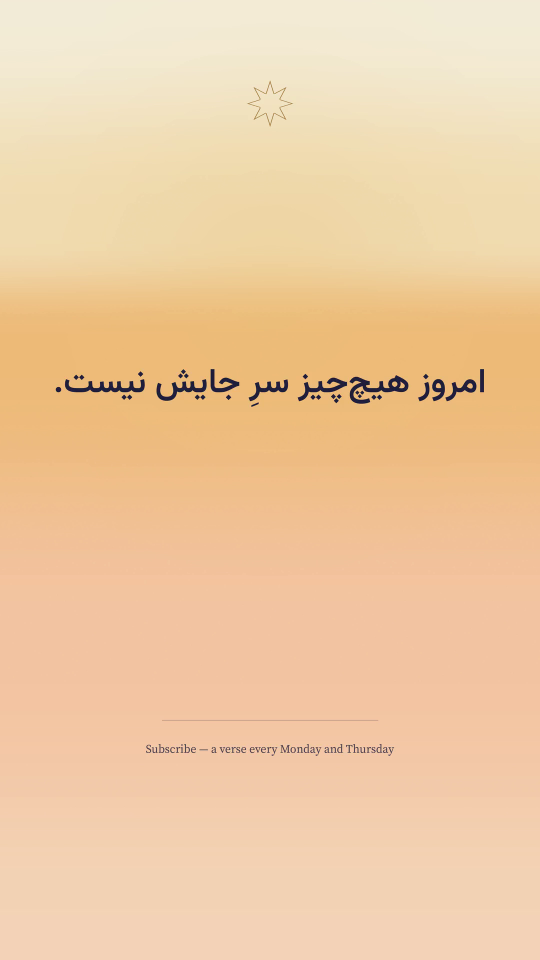
#> input picture social/.gate/hafez-018/t1.0.png, 1080 x 1920 px (shown at 1/2 size)
$ python -i hamdam_render.py   (imports and definitions only)
#> lines starting #> are read from the running program, lines starting #| are printed output that depends on the picture
# -*- coding: utf-8 -*-
"""Hamdam verse cards - 4 layout families x 5 palettes, deterministic by date."""
import math, random
from PIL import Image, ImageDraw, ImageFont, ImageFilter, features
# [1 line not run here, left out]

S=2; W,H=1080*S,1350*S
FZ='/tmp/fonts/vazirmatn/fonts/ttf/'
SS='/tmp/fonts/sourceserif/source-serif-4.005_Desktop/OTF/'

def hx(h): h=h.lstrip('#'); return tuple(int(h[i:i+2],16) for i in (0,2,4))
def lerp(a,b,t): return tuple(round(a[i]+(b[i]-a[i])*t) for i in range(3))
def ease(t): return t*t*t*(t*(t*6-15)+10)

# ---- brand tokens ----
NIGHT,DUSK,FIRSTLIGHT,DAWN=hx('141430'),hx('2A2140'),hx('5A3A4A'),hx('C77E4E')
EMBER,SAFFRON,NIGHTGOLD,CREAM=hx('D07B3F'),hx('E8B04B'),hx('F0C878'),hx('F4EDD8')
INK_D,SOFT=hx('241E15'),hx('574A38'); TN=(244,237,216)
LAPIS,TEAL,ROSE=hx('1B3A5C'),hx('1F4E4A'),hx('7A3B47')

PALETTES={
 'dawn':   dict(stops=[(0,NIGHT),(.3,DUSK),(.52,FIRSTLIGHT),(.7,DAWN),(.84,lerp(EMBER,SAFFRON,.55)),(.93,lerp(SAFFRON,NIGHTGOLD,.6)),(1,lerp(NIGHTGOLD,CREAM,.5))],
           ink=TN, accent=lerp(TN,NIGHTGOLD,.55), stars=70, dark=True),
 'night':  dict(stops=[(0,hx('0B0B1E')),(.5,NIGHT),(1,lerp(DUSK,LAPIS,.35))],
           ink=lerp(TN,NIGHTGOLD,.30), accent=NIGHTGOLD, stars=150, dark=True),
 'morning':dict(stops=[(0,hx('FBF7EC')),(.55,CREAM),(1,lerp(CREAM,hx('F2C9A0'),.55))],
           ink=INK_D, accent=lerp(EMBER,INK_D,.25), stars=0, dark=False),
 'dusk':   dict(stops=[(0,lerp(DUSK,LAPIS,.25)),(.45,FIRSTLIGHT),(.8,lerp(FIRSTLIGHT,EMBER,.6)),(1,lerp(EMBER,SAFFRON,.45))],
           ink=TN, accent=lerp(TN,NIGHTGOLD,.5), stars=35, dark=True),
 'garden': dict(stops=[(0,hx('102E2C')),(.5,TEAL),(1,lerp(TEAL,SAFFRON,.30))],
           ink=lerp(TN,hx('CFE6D8'),.35), accent=lerp(SAFFRON,CREAM,.35), stars=60, dark=True),
}
LAYOUTS=['sky','panel','rule','nocturne']

# [30 lines left out: functions gradient, starfield, glow, shamseh, not called in this run]

def fa(draw,xy,t,f,fill,anchor='mm'):
    draw.text(xy,t,font=f,fill=fill,anchor=anchor,direction='rtl',language='fa',features=['kern','liga'])

# [161 lines left out: functions wrap, fit_fa, render, _slide_base, not called in this run]

def _finish(img,out):
    nz=Image.effect_noise((W,H),14).convert('L')
    img=Image.blend(img,Image.merge('RGB',(nz,nz,nz)),.032)
    img=img.resize((1080,1350),Image.LANCZOS)
    img.save(out,'JPEG',quality=92,optimize=True)
    return out

# [5 lines left out: function _footer, not called in this run]

def _wordmark(draw,P,y=.845):
    fw=ImageFont.truetype(FZ+'Vazirmatn-SemiBold.ttf',S*46)
    fa(draw,(W//2,int(H*y)),'همدم',fw,P['accent'])

# [71 lines left out: functions _fa_para, _en_para, render_carousel, not called in this run]

>>> import cv2
>>> picture = cv2.imread('.gate/hafez-018/t1.0.png', cv2.IMREAD_GRAYSCALE)
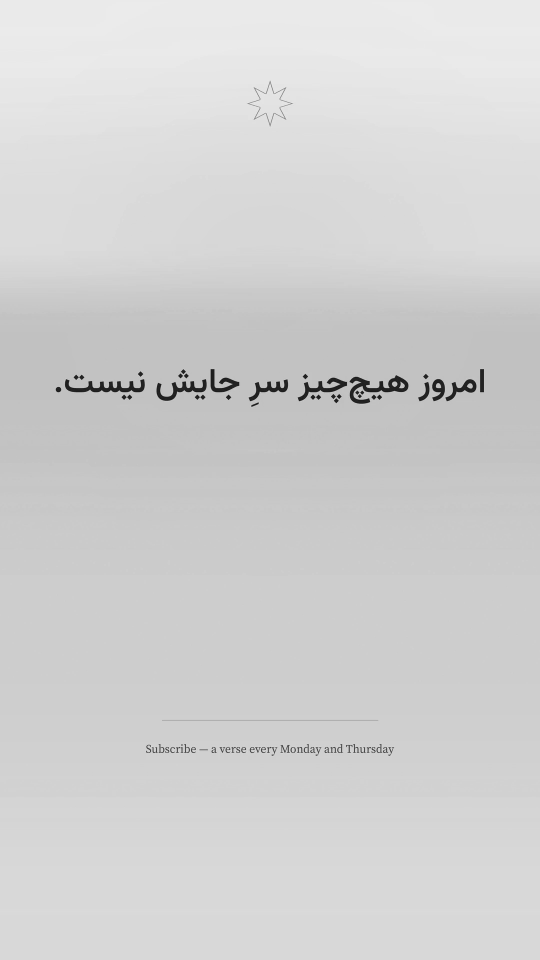
#> picture: shape (1920, 1080) (shown at 1/2 size); min 8, max 240, mean 209.1
>>> result = _finish(picture, 'out.png')
#> in _finish, `nz=Image.effect_noise((W,H),14).convert('L')`:
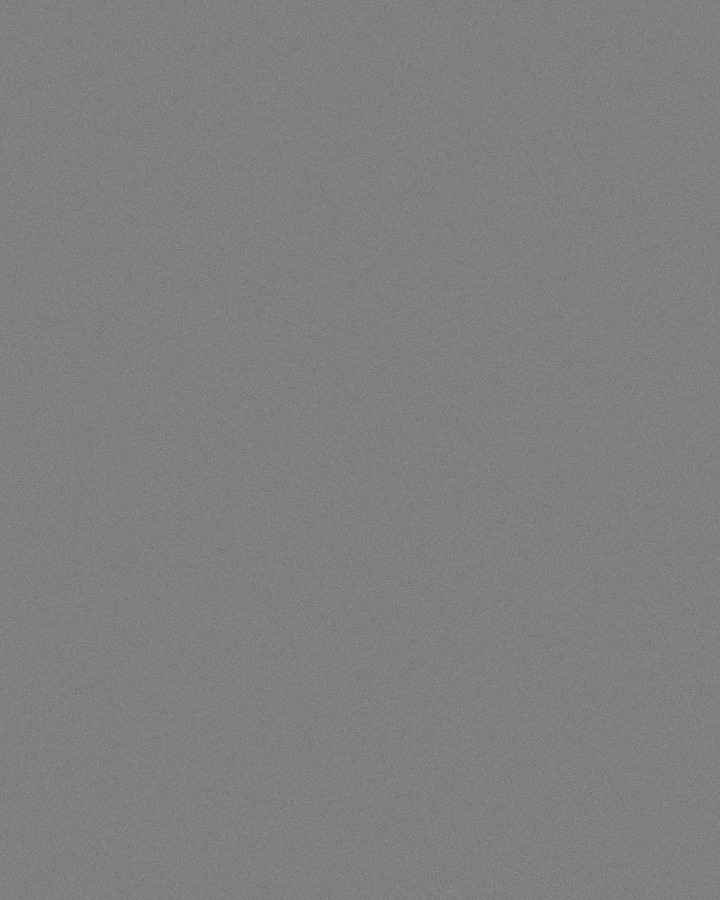
#> nz: PIL image 2160x2700 L (shown at 1/3 size); min 53, max 198, mean 127.5
#> (the run stopped early here; a loop or call above may not have finished)

$ run again, on social/.gate/hafez-018/t11.75.png
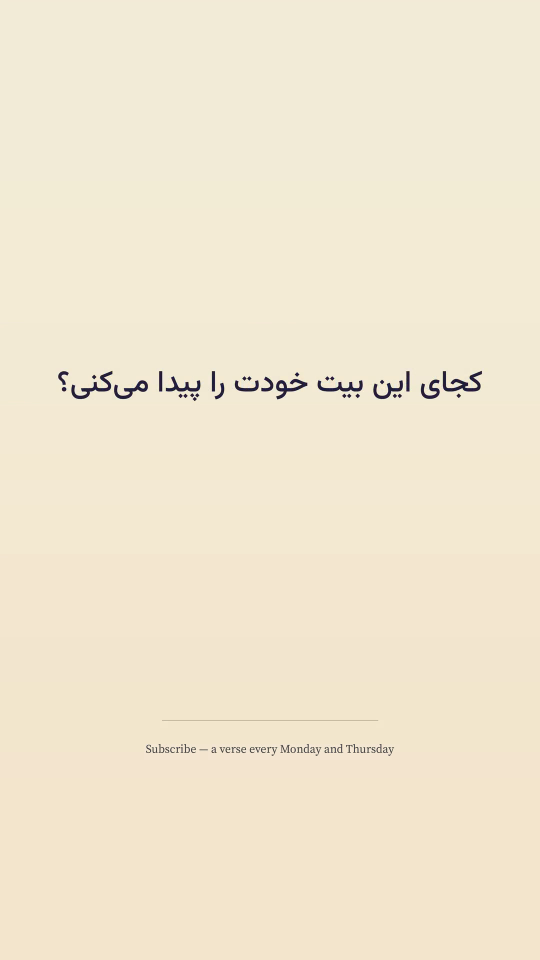
#> input picture social/.gate/hafez-018/t11.75.png, 1080 x 1920 px (shown at 1/2 size)
#> `picture = cv2.imread('.gate/hafez-018/t1.0.png', cv2.IMREAD_GRAYSCALE)`:
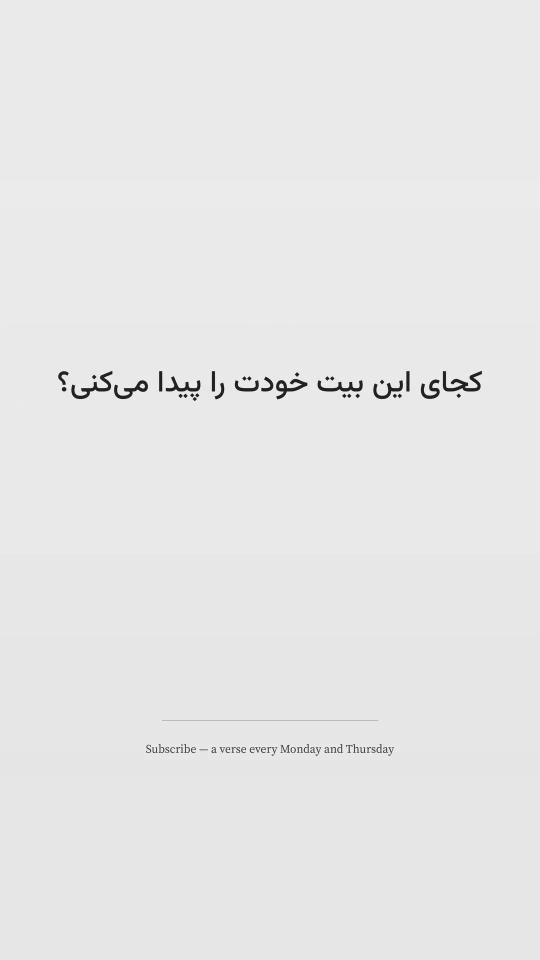
#> picture: shape (1920, 1080) (shown at 1/2 size); min 4, max 254, mean 231
